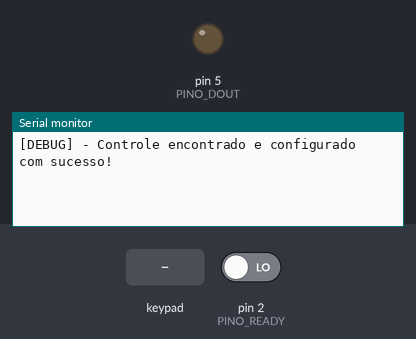
The sketch below on a simulated Arduino Uno, built with avr-gcc and run on an emulated ATmega328P. On the bench: output pins drawn as LEDs (lit = HIGH), the last lines printed to the serial monitor. The inputs (shaded band) are chosen by the test bench; at power-on: pin 2 (PINO_READY) LOW.

Above: at 1.2 s.
1.3 s: key 'X' pressed
At 2.3 s:
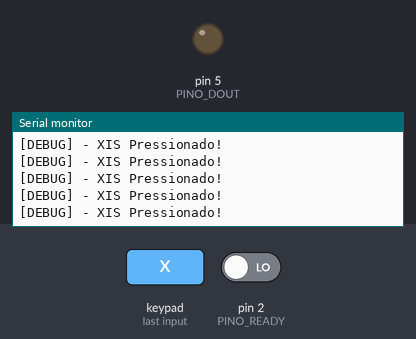
3.0 s: key 'U' pressed
At 4.2 s:
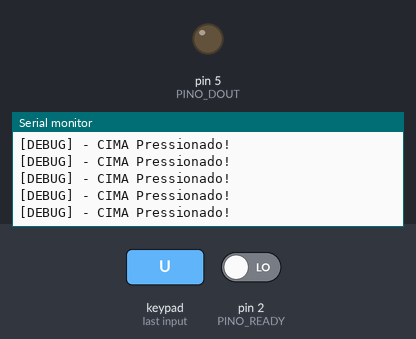
4.5 s: key 'D' pressed
At 5.8 s:
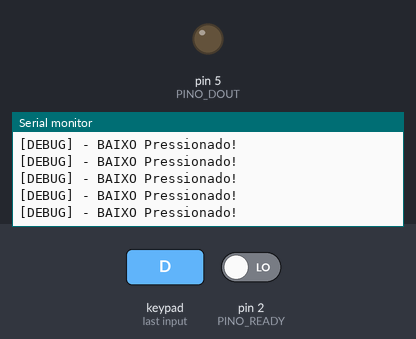

Measured:
- after the input at 1.3 s, the serial monitor: prints a new line at once (image 1)
- after the input at 3.0 s, the serial monitor: prints a new line at once (image 2)
- after the input at 4.5 s, the serial monitor: prints a new line after 0.05 s (image 3)

The sketch:

hexapod.ino
```cpp
#include <hexapod.h>
#include <PS2X_lib.h>

#define PINO_DOUT      5
#define PINO_READY     2
#define PINO_DEBUG     4

#define SERIAL_BAUD_RATE 57600
#define DEBUG_MODE  1
#define debug(x) \
  if (DEBUG_MODE) Serial.println(x);

PS2X ps2x; // create PS2 Controller Class

int error = 0;

void setup(){
  // Usa a serial como debug
  if (DEBUG_MODE)  Serial.begin(SERIAL_BAUD_RATE);

  //GamePad(clock, command, attention, data, pressão, controle ANALOGICO)
  error = ps2x.config_gamepad(13,11,10,12, false, true);

  // Verifica se foi identificado e está pronto para uso
  if (DEBUG_MODE){
    switch(error){
      case 0:
          debug("[DEBUG] - Controle encontrado e configurado com sucesso!");
        break;
      case 1:
          debug("[ERRO] - Controle não encontrado, verifique os fios!");
        break;
      case 2:
          debug("[ERRO] - Controle encontrado mas não aceita comandos!");
        break;
      case 3:
          debug("[ERRO] - Controle não está aceitando o modo pressão!");
        break;
      default:
          debug("[ERRO] - Erro desconhecido!");
        break;
    }
  }

  // Configuração do hexaPod
  Hexapod_Config(2,5);
  Hexapod_Iniciar();

}

void loop(){
  // Se houver algum erro, sai do loop
  if(error) return;

  // Leitura do controle
  ps2x.read_gamepad();

 // Verifica qual está sendo pressionado

 // START
 if(ps2x.Button(PSB_START)){
   debug("[DEBUG] - START Pressionado!");
 }

 // SELECT
 else if(ps2x.Button(PSB_SELECT)){
    debug("[DEBUG] - SELECT Pressionado!");
 }

 // R1
 else if(ps2x.Button(PSB_R1)){
    debug("[DEBUG] - R1 Pressionado!");
 }

 // R2
 else if(ps2x.Button(PSB_R2)){
    debug("[DEBUG] - R2 Pressionado!");
 }

 // L1
 else if(ps2x.Button(PSB_L1)){
    debug("[DEBUG] - L1 Pressionado!");
 }

 // L2
 else if(ps2x.Button(PSB_L2)){
    debug("[DEBUG] - L2 Pressionado!");
 }

 // BOLA
 else if(ps2x.Button(PSB_CIRCLE)){
    debug("[DEBUG] - BOLA Pressionado!");

    robo.acao = Hexapod_Iniciar;
    robo.transmitir = 1;
 }

 // QUADRADO
 else if(ps2x.Button(PSB_SQUARE)){
    debug("[DEBUG] - QUADRADO Pressionado!");

    //robo.acao = Hexapod_Frente;
    //robo.transmitir = 1;
 }

 // XIS
 else if(ps2x.Button(PSB_CROSS)){
    debug("[DEBUG] - XIS Pressionado!");

    // Envia um byte pro MSP430
    enviaByte(0x23, PINO_DOUT);
    enviaByte(0x0F, PINO_DOUT);
 }

 // TRIANGULO
 else if(ps2x.Button(PSB_TRIANGLE)){
    debug("[DEBUG] - TRIANGULO Pressionado!");
 }

 // CIMA (BOTAO)
 else if(ps2x.Button(PSB_PAD_UP)){
    debug("[DEBUG] - CIMA Pressionado!");
 }

 // BAIXO (BOTAO)
 else if(ps2x.Button(PSB_PAD_DOWN)){
    debug("[DEBUG] - BAIXO Pressionado!");
 }

 // DIREITA (BOTAO)
 else if(ps2x.Button(PSB_PAD_RIGHT)){
    debug("[DEBUG] - DIREITA Pressionado!");
 }

 // ESQUERDA (BOTAO)
 else if(ps2x.Button(PSB_PAD_LEFT)){
    debug("[DEBUG] - ESQUERDA Pressionado!");
 }

 // CIMA (ANALOGICO ESQUERDO)
 else if(ps2x.Analog(PSS_LY) < 80){
     debug("[DEBUG] - CIMA (ANALOGICO ESQUERDO) -> Robo vai para frente...");

     // Vai pra Frente
     Hexapod_Frente();
 }

 // BAIXO (ANALOGICO ESQUERDO)
 else if(ps2x.Analog(PSS_LY) > 200){
      debug("[DEBUG] - BAIXO (ANALOGICO ESQUERDO)!");
 }

 // DIREITA (ANALOGICO ESQUERDO)
 else if(ps2x.Analog(PSS_LX) > 200){
      debug("[DEBUG] - DIREITA (ANALOGICO ESQUERDO)!");
 }

 // ESQUERDA (ANALOGICO ESQUERDO)
 else if(ps2x.Analog(PSS_LX) < 80){
      debug("[DEBUG] - ESQUERDA (ANALOGICO ESQUERDO)!");
 }

  // CIMA (ANALOGICO DIREITO)
 else if(ps2x.Analog(PSS_RY) < 80){
      debug("[DEBUG] - CIMA (ANALOGICO DIREITO)!");
 }

 // BAIXO (ANALOGICO DIREITO)
 else if(ps2x.Analog(PSS_RY) > 200){
       debug("[DEBUG] - BAIXO (ANALOGICO DIREITO)!");
 }

 // DIREITA (ANALOGICO DIREITO)
 else if(ps2x.Analog(PSS_RX) > 200){
       debug("[DEBUG] - DIREITA (ANALOGICO DIREITO)!");
 }

 // ESQUERDA (ANALOGICO DIREITO)
 else if(ps2x.Analog(PSS_RX) < 80){
       debug("[DEBUG] - ESQUERDA (ANALOGICO DIREITO)!");
 }

 delay(50);

}


//void enviaByte(byte dado, byte pino){
//  // Start bit
//  digitalWrite(pino, HIGH);
//  delayMicroseconds(TEMPO_70US);
//
//  // Byte - Primeiro MSB
//  digitalWrite(pino, (dado >> 7));
//  delayMicroseconds(TEMPO_70US);
//
//  digitalWrite(pino, (dado >> 6)&0x01);
//  delayMicroseconds(TEMPO_70US);
//
//  digitalWrite(pino, (dado >> 5)&0x01);
//  delayMicroseconds(TEMPO_70US);
//
//  digitalWrite(pino, (dado >> 4)&0x01);
//  delayMicroseconds(TEMPO_70US);
//
//  digitalWrite(pino, (dado >> 3)&0x01);
//  delayMicroseconds(TEMPO_70US);
//
//  digitalWrite(pino, (dado >> 2)&0x01);
//  delayMicroseconds(TEMPO_70US);
//
//  digitalWrite(pino, (dado >> 1)&0x01);
//  delayMicroseconds(TEMPO_70US);
//
//  digitalWrite(pino, (dado&0x01));
//  delayMicroseconds(TEMPO_70US);
//
//  // Stop bit
//  digitalWrite(pino, LOW);
//  delayMicroseconds(TEMPO_70US);
//}
//
//void comunicacao2(){
// // Para cada uma das patas do robo
// int i = 0;
// for(i = 0; i < 6; i++){
//    enviaByte(robo.patas[i].corpo, PINO_DOUT);
//    enviaByte(robo.patas[i].coxa, PINO_DOUT);
//    enviaByte(robo.patas[i].pinca, PINO_DOUT);
// }
//}
```
